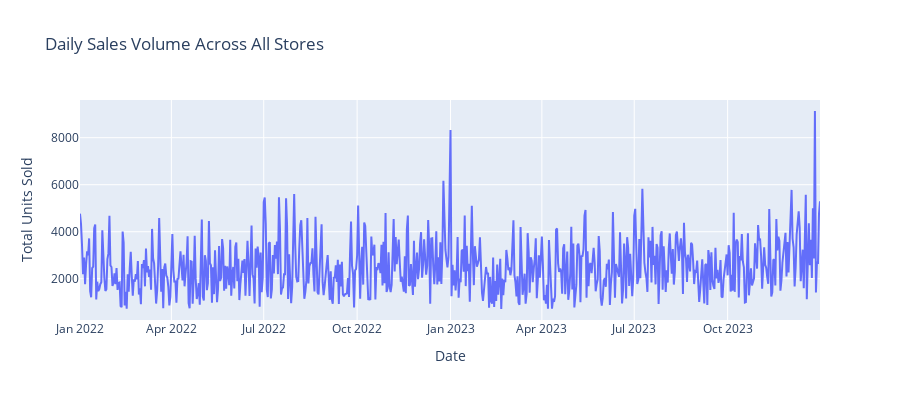
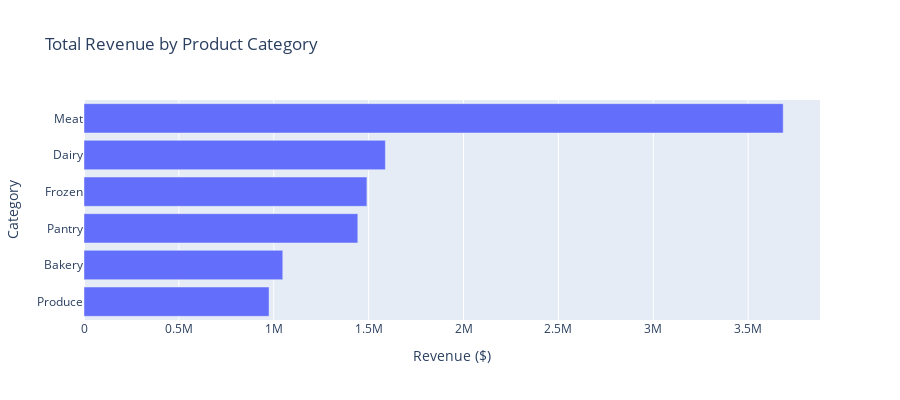
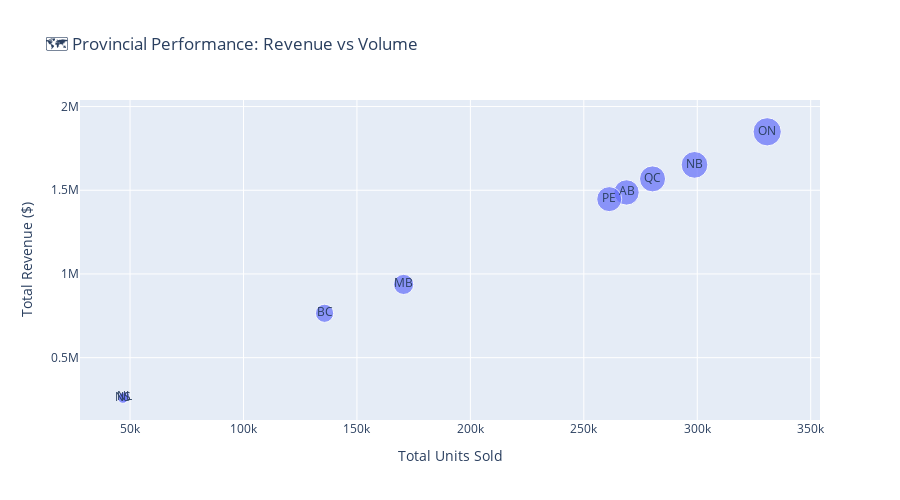
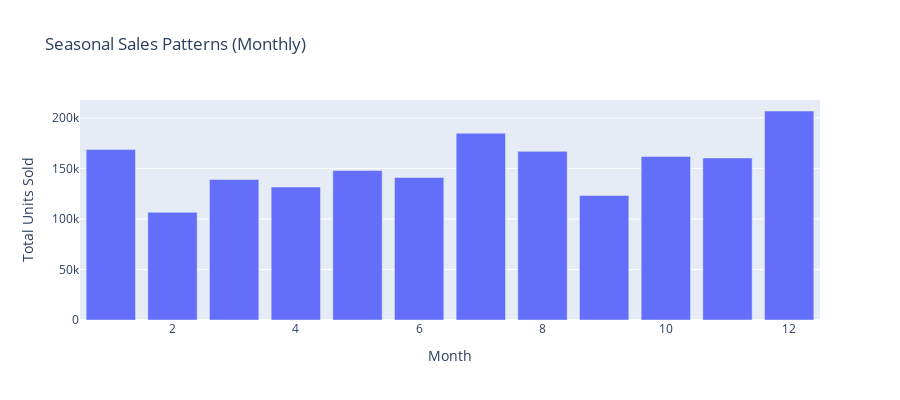

These figures' notebook cell, in order:
### Code cell
# 1. Daily sales trend
daily_sales = sales_df.groupby('date').agg({
    'sales_quantity': 'sum',
    'revenue': 'sum'
}).reset_index()
daily_sales['date'] = pd.to_datetime(daily_sales['date'])

fig1 = px.line(daily_sales, x='date', y='sales_quantity', 
               title='Daily Sales Volume Across All Stores',
               labels={'sales_quantity': 'Total Units Sold', 'date': 'Date'})
fig1.update_layout(showlegend=False, height=400)
fig1.show()

# 2. Revenue by category
category_revenue = sales_df.groupby('category')['revenue'].sum().sort_values(ascending=True)
fig2 = px.bar(x=category_revenue.values, y=category_revenue.index, 
              orientation='h',
              title='Total Revenue by Product Category',
              labels={'x': 'Revenue ($)', 'y': 'Category'})
fig2.update_layout(height=400)
fig2.show()

# 3. Provincial performance
province_stats = sales_df.groupby('province').agg({
    'revenue': 'sum',
    'sales_quantity': 'sum'
}).reset_index()

fig3 = px.scatter(province_stats, x='sales_quantity', y='revenue', 
                  text='province', size='revenue',
                  title='🗺️ Provincial Performance: Revenue vs Volume',
                  labels={'sales_quantity': 'Total Units Sold', 'revenue': 'Total Revenue ($)'})
fig3.update_traces(textposition="middle center")
fig3.update_layout(height=500)
fig3.show()

# 4. Seasonal patterns
sales_df['date'] = pd.to_datetime(sales_df['date'])
sales_df['month'] = sales_df['date'].dt.month
monthly_sales = sales_df.groupby('month')['sales_quantity'].sum()

fig4 = px.bar(x=monthly_sales.index, y=monthly_sales.values,
              title='Seasonal Sales Patterns (Monthly)',
              labels={'x': 'Month', 'y': 'Total Units Sold'})
fig4.update_layout(height=400)
fig4.show()

print("Visualizations complete! Dataset looks realistic with Canadian patterns.")

### Figure 1 — Plotly figure (JSON) as saved in the notebook; plotly's stock layout.template omitted (floating-point values rounded to 4 significant figures; data arrays with more than 128 entries replaced by an {"elided": "..."} marker saying what was removed)
{"data": [{"hovertemplate": "Date=%{x}<br>Total Units Sold=%{y}<extra></extra>", "legendgroup": "", "line": {"color": "#636efa", "dash": "solid"}, "marker": {"symbol": "circle"}, "mode": "lines", "name": "", "orientation": "v", "showlegend": false, "type": "scatter", "x": {"elided": "730 str values"}, "xaxis": "x", "y": {"elided": "730 int values"}, "yaxis": "y"}], "layout": {"height": 400, "legend": {"tracegroupgap": 0}, "showlegend": false, "title": {"text": "Daily Sales Volume Across All Stores"}, "xaxis": {"anchor": "y", "domain": [0, 1], "title": {"text": "Date"}}, "yaxis": {"anchor": "x", "domain": [0, 1], "title": {"text": "Total Units Sold"}}}}

### Figure 2 — Plotly figure (JSON) as saved in the notebook; plotly's stock layout.template omitted (floating-point values rounded to 4 significant figures)
{"data": [{"hovertemplate": "Revenue ($)=%{x}<br>Category=%{y}<extra></extra>", "legendgroup": "", "marker": {"color": "#636efa", "pattern": {"shape": ""}}, "name": "", "orientation": "h", "showlegend": false, "textposition": "auto", "type": "bar", "x": [975200.0, 1048000.0, 1443000.0, 1491000.0, 1588000.0, 3685000.0], "xaxis": "x", "y": ["Produce", "Bakery", "Pantry", "Frozen", "Dairy", "Meat"], "yaxis": "y"}], "layout": {"barmode": "relative", "height": 400, "legend": {"tracegroupgap": 0}, "title": {"text": "Total Revenue by Product Category"}, "xaxis": {"anchor": "y", "domain": [0, 1], "title": {"text": "Revenue ($)"}}, "yaxis": {"anchor": "x", "domain": [0, 1], "title": {"text": "Category"}}}}

### Figure 3 — Plotly figure (JSON) as saved in the notebook; plotly's stock layout.template omitted (floating-point values rounded to 4 significant figures)
{"data": [{"hovertemplate": "Total Units Sold=%{x}<br>Total Revenue ($)=%{marker.size}<br>province=%{text}<extra></extra>", "legendgroup": "", "marker": {"color": "#636efa", "size": [1487000.0, 765100.0, 937500.0, 1652000.0, 266200.0, 258600.0, 1849000.0, 1447000.0, 1568000.0], "sizemode": "area", "sizeref": 4623.0, "symbol": "circle"}, "mode": "markers+text", "name": "", "orientation": "v", "showlegend": false, "text": ["AB", "BC", "MB", "NB", "NL", "NS", "ON", "PE", "QC"], "textposition": "middle center", "type": "scatter", "x": [268828, 135734, 170582, 298796, 47580, 46854, 330828, 261210, 280291], "xaxis": "x", "y": [1487000.0, 765100.0, 937500.0, 1652000.0, 266200.0, 258600.0, 1849000.0, 1447000.0, 1568000.0], "yaxis": "y"}], "layout": {"height": 500, "legend": {"itemsizing": "constant", "tracegroupgap": 0}, "title": {"text": "🗺️ Provincial Performance: Revenue vs Volume"}, "xaxis": {"anchor": "y", "domain": [0, 1], "title": {"text": "Total Units Sold"}}, "yaxis": {"anchor": "x", "domain": [0, 1], "title": {"text": "Total Revenue ($)"}}}}

### Figure 4 — Plotly figure (JSON) as saved in the notebook; plotly's stock layout.template omitted (floating-point values rounded to 4 significant figures)
{"data": [{"hovertemplate": "Month=%{x}<br>Total Units Sold=%{y}<extra></extra>", "legendgroup": "", "marker": {"color": "#636efa", "pattern": {"shape": ""}}, "name": "", "orientation": "v", "showlegend": false, "textposition": "auto", "type": "bar", "x": [1, 2, 3, 4, 5, 6, 7, 8, 9, 10, 11, 12], "xaxis": "x", "y": [168962, 106703, 139166, 131771, 148016, 141155, 185033, 167071, 123348, 161970, 160492, 207016], "yaxis": "y"}], "layout": {"barmode": "relative", "height": 400, "legend": {"tracegroupgap": 0}, "title": {"text": "Seasonal Sales Patterns (Monthly)"}, "xaxis": {"anchor": "y", "domain": [0, 1], "title": {"text": "Month"}}, "yaxis": {"anchor": "x", "domain": [0, 1], "title": {"text": "Total Units Sold"}}}}
